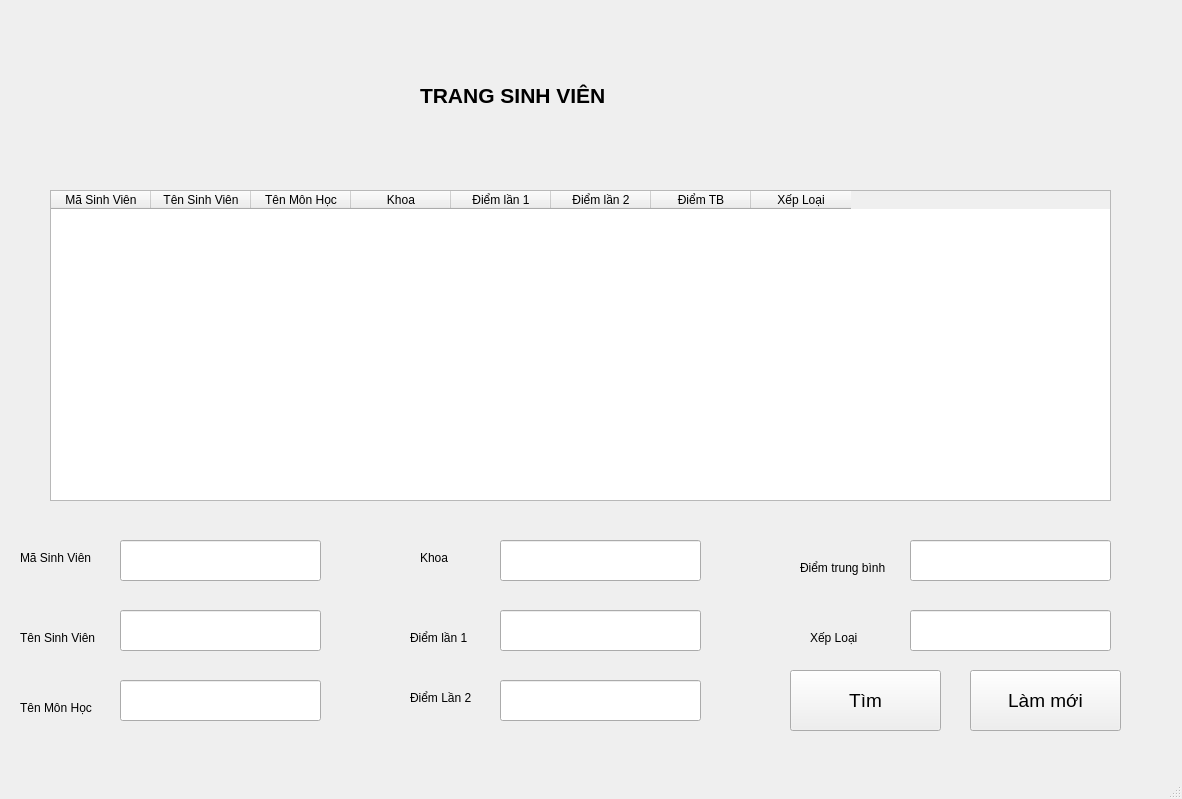
<?xml version="1.0" encoding="UTF-8"?>
<ui version="4.0">
 <class>TrangSinhVien</class>
 <widget class="QMainWindow" name="TrangSinhVien">
  <property name="geometry">
   <rect>
    <x>0</x>
    <y>0</y>
    <width>1182</width>
    <height>799</height>
   </rect>
  </property>
  <property name="windowTitle">
   <string>TrangSinhVien</string>
  </property>
  <widget class="QWidget" name="centralwidget">
   <widget class="QTableWidget" name="tableWidget">
    <property name="geometry">
     <rect>
      <x>50</x>
      <y>190</y>
      <width>1061</width>
      <height>311</height>
     </rect>
    </property>
    <column>
     <property name="text">
      <string>Mã Sinh Viên</string>
     </property>
    </column>
    <column>
     <property name="text">
      <string>Tên Sinh Viên</string>
     </property>
    </column>
    <column>
     <property name="text">
      <string>Tên Môn Học</string>
     </property>
    </column>
    <column>
     <property name="text">
      <string>Khoa</string>
     </property>
    </column>
    <column>
     <property name="text">
      <string>Điểm lần 1</string>
     </property>
    </column>
    <column>
     <property name="text">
      <string>Điểm lần 2</string>
     </property>
    </column>
    <column>
     <property name="text">
      <string>Điểm TB</string>
     </property>
    </column>
    <column>
     <property name="text">
      <string>Xếp Loại</string>
     </property>
    </column>
   </widget>
   <widget class="QLabel" name="label_2">
    <property name="geometry">
     <rect>
      <x>420</x>
      <y>80</y>
      <width>311</width>
      <height>31</height>
     </rect>
    </property>
    <property name="font">
     <font>
      <pointsize>16</pointsize>
      <weight>75</weight>
      <bold>true</bold>
     </font>
    </property>
    <property name="text">
     <string>TRANG SINH VIÊN</string>
    </property>
   </widget>
   <widget class="QLineEdit" name="txtMaSV">
    <property name="geometry">
     <rect>
      <x>120</x>
      <y>540</y>
      <width>201</width>
      <height>41</height>
     </rect>
    </property>
   </widget>
   <widget class="QPushButton" name="btnTim">
    <property name="geometry">
     <rect>
      <x>790</x>
      <y>670</y>
      <width>151</width>
      <height>61</height>
     </rect>
    </property>
    <property name="font">
     <font>
      <pointsize>14</pointsize>
     </font>
    </property>
    <property name="text">
     <string>Tìm</string>
    </property>
   </widget>
   <widget class="QLineEdit" name="txtTenSV">
    <property name="geometry">
     <rect>
      <x>120</x>
      <y>610</y>
      <width>201</width>
      <height>41</height>
     </rect>
    </property>
   </widget>
   <widget class="QLineEdit" name="txtMonHoc">
    <property name="geometry">
     <rect>
      <x>120</x>
      <y>680</y>
      <width>201</width>
      <height>41</height>
     </rect>
    </property>
   </widget>
   <widget class="QLineEdit" name="txtKhoa">
    <property name="geometry">
     <rect>
      <x>500</x>
      <y>540</y>
      <width>201</width>
      <height>41</height>
     </rect>
    </property>
   </widget>
   <widget class="QLineEdit" name="txtDiem1">
    <property name="geometry">
     <rect>
      <x>500</x>
      <y>610</y>
      <width>201</width>
      <height>41</height>
     </rect>
    </property>
   </widget>
   <widget class="QLineEdit" name="txtDiem2">
    <property name="geometry">
     <rect>
      <x>500</x>
      <y>680</y>
      <width>201</width>
      <height>41</height>
     </rect>
    </property>
   </widget>
   <widget class="QLineEdit" name="txtDiemTB">
    <property name="geometry">
     <rect>
      <x>910</x>
      <y>540</y>
      <width>201</width>
      <height>41</height>
     </rect>
    </property>
   </widget>
   <widget class="QLineEdit" name="txtXepLoai">
    <property name="geometry">
     <rect>
      <x>910</x>
      <y>610</y>
      <width>201</width>
      <height>41</height>
     </rect>
    </property>
   </widget>
   <widget class="QLabel" name="label">
    <property name="geometry">
     <rect>
      <x>20</x>
      <y>550</y>
      <width>81</width>
      <height>16</height>
     </rect>
    </property>
    <property name="text">
     <string>Mã Sinh Viên</string>
    </property>
   </widget>
   <widget class="QLabel" name="label_3">
    <property name="geometry">
     <rect>
      <x>20</x>
      <y>630</y>
      <width>91</width>
      <height>16</height>
     </rect>
    </property>
    <property name="text">
     <string>Tên Sinh Viên</string>
    </property>
   </widget>
   <widget class="QLabel" name="label_4">
    <property name="geometry">
     <rect>
      <x>20</x>
      <y>700</y>
      <width>91</width>
      <height>16</height>
     </rect>
    </property>
    <property name="text">
     <string>Tên Môn Học</string>
    </property>
   </widget>
   <widget class="QLabel" name="label_5">
    <property name="geometry">
     <rect>
      <x>420</x>
      <y>550</y>
      <width>55</width>
      <height>16</height>
     </rect>
    </property>
    <property name="text">
     <string>Khoa</string>
    </property>
   </widget>
   <widget class="QLabel" name="label_6">
    <property name="geometry">
     <rect>
      <x>410</x>
      <y>630</y>
      <width>71</width>
      <height>16</height>
     </rect>
    </property>
    <property name="text">
     <string>Điểm lần 1</string>
    </property>
   </widget>
   <widget class="QLabel" name="label_7">
    <property name="geometry">
     <rect>
      <x>410</x>
      <y>690</y>
      <width>81</width>
      <height>16</height>
     </rect>
    </property>
    <property name="text">
     <string>Điểm Lần 2</string>
    </property>
   </widget>
   <widget class="QLabel" name="label_8">
    <property name="geometry">
     <rect>
      <x>800</x>
      <y>560</y>
      <width>111</width>
      <height>16</height>
     </rect>
    </property>
    <property name="text">
     <string>Điểm trung bình</string>
    </property>
   </widget>
   <widget class="QLabel" name="label_9">
    <property name="geometry">
     <rect>
      <x>810</x>
      <y>630</y>
      <width>81</width>
      <height>16</height>
     </rect>
    </property>
    <property name="text">
     <string>Xếp Loại</string>
    </property>
   </widget>
   <widget class="QPushButton" name="btnRefesh">
    <property name="geometry">
     <rect>
      <x>970</x>
      <y>670</y>
      <width>151</width>
      <height>61</height>
     </rect>
    </property>
    <property name="font">
     <font>
      <pointsize>14</pointsize>
     </font>
    </property>
    <property name="text">
     <string>Làm mới</string>
    </property>
   </widget>
  </widget>
  <widget class="QMenuBar" name="menubar">
   <property name="geometry">
    <rect>
     <x>0</x>
     <y>0</y>
     <width>1182</width>
     <height>26</height>
    </rect>
   </property>
  </widget>
  <widget class="QStatusBar" name="statusbar"/>
 </widget>
 <resources/>
 <connections/>
</ui>
